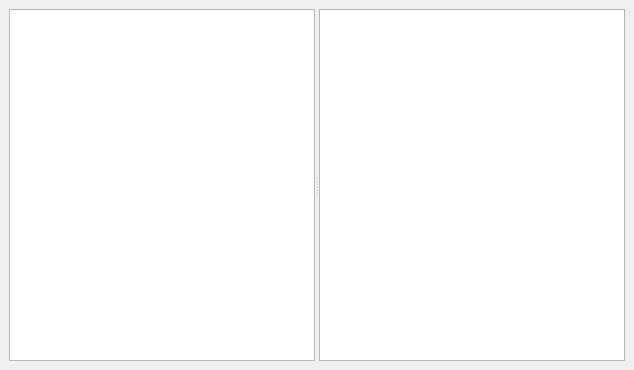
<?xml version="1.0" encoding="UTF-8"?>
<ui version="4.0">
 <class>MainWindow</class>
 <widget class="QMainWindow" name="MainWindow">
  <property name="geometry">
   <rect>
    <x>0</x>
    <y>0</y>
    <width>634</width>
    <height>370</height>
   </rect>
  </property>
  <property name="windowTitle">
   <string>MainWindow</string>
  </property>
  <widget class="QWidget" name="centralwidget">
   <layout class="QVBoxLayout" name="verticalLayout">
    <item>
     <widget class="QSplitter" name="splitter">
      <property name="orientation">
       <enum>Qt::Horizontal</enum>
      </property>
      <widget class="QTreeView" name="treeView"/>
      <widget class="QListView" name="listView"/>
     </widget>
    </item>
   </layout>
  </widget>
  <widget class="QMenuBar" name="menubar">
   <property name="geometry">
    <rect>
     <x>0</x>
     <y>0</y>
     <width>634</width>
     <height>22</height>
    </rect>
   </property>
  </widget>
 </widget>
 <resources/>
 <connections/>
</ui>
